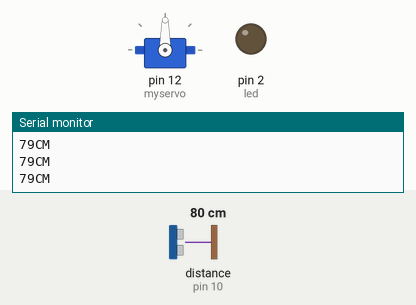
The sketch below on a simulated Arduino Uno, built with avr-gcc and run on an emulated ATmega328P. Shown: servo, output pins drawn as LEDs (lit = HIGH), the last lines printed to the serial monitor. Wiring (inferred from the names in the program): ultrasonic range finder: trigger pin 9; echo pin 10. The inputs (shaded band) are chosen by the test bench; at power-on: distance to the obstacle (sensor on pin 10) 80 cm. The echo pulse lasts 58.3 µs per cm; pins used as bus, display or sensor lines are not drawn.

Above: at 1.2 s.
1.3 s: distance to the obstacle (sensor on pin 10) set to 36 cm
2.8 s: distance to the obstacle (sensor on pin 10) set to 28 cm
At 2.96 s:
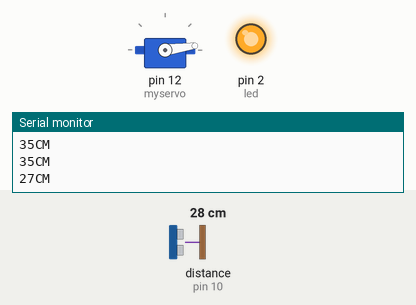
At 3.56 s:
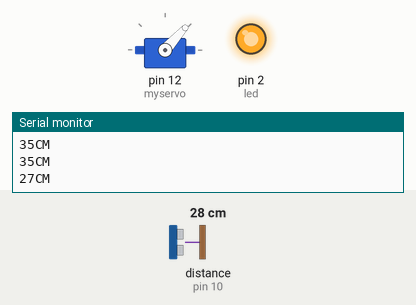
5.8 s: distance to the obstacle (sensor on pin 10) set to 120 cm
At 9.2 s:
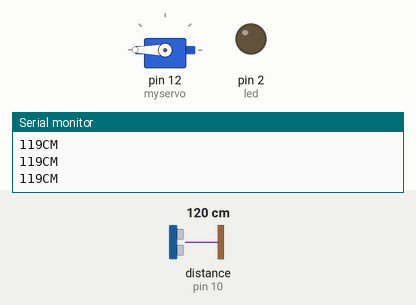
Timing chart, 0 to 10.7 s (numbered marks = the images above; inputs shaded):
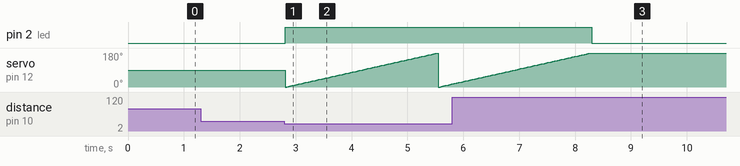

The sketch:

avra_2.ino
```cpp
#include <Servo.h>
Servo myservo;
int pos = 0;
void setup() {
  Serial.begin(9600);
  pinMode(2, OUTPUT); //led
  pinMode(9, OUTPUT); //trig
  pinMode(10, INPUT);//echo
    myservo.attach(12);
  Serial.print("Door open/ Close program");
  // put your setup code here, to run once:

}
void loop() {
  long duration, distance;
  digitalWrite(9,HIGH);
  delayMicroseconds(1000);
  digitalWrite(9, LOW);
  duration=pulseIn(10, HIGH);
  distance =(duration/2)/29.1;
  Serial.print(distance);
  Serial.println("CM");
  delay(10);

 if((distance<=30))
  {
    digitalWrite(2, HIGH);
    for (pos = 0; pos<=180; pos+=1)
    {
      myservo.write(pos);
      delay(15);
    }
  }
 else
 {
     digitalWrite(2, LOW);

   }
}
```

Measured:
- the behaviour switches between 32 and 31 cm on distance to the obstacle (sensor on pin 10) (found by bisection; images 0 and 1)
- after the input at 2.8 s, pin 2 (led): LOW → HIGH at once
- after the input at 5.8 s, pin 2 (led): HIGH → LOW after 2.5 s; servo on pin 12 (myservo): goes on until 8.3 s, then stays 180°
